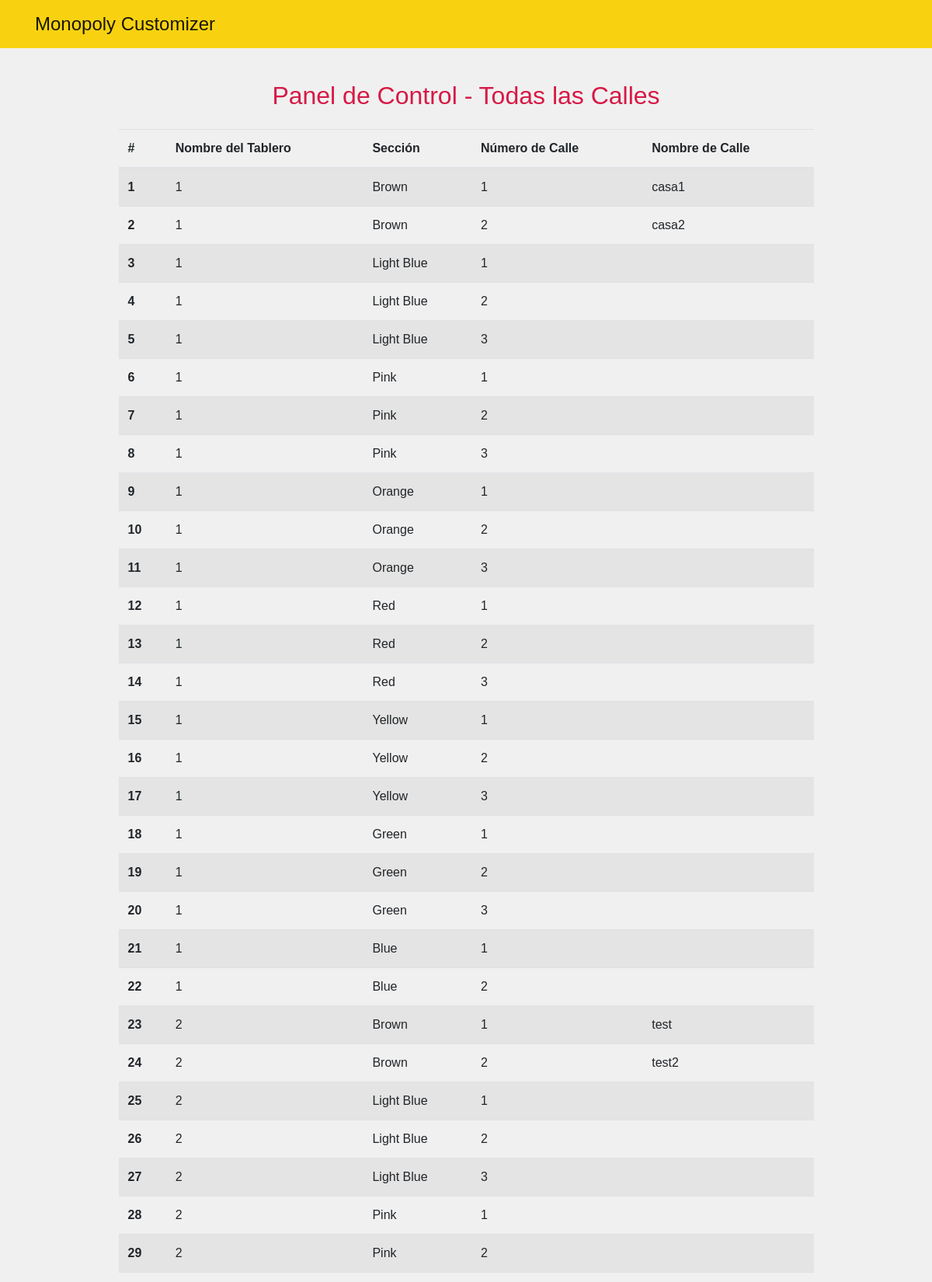
The app's page /dashboard2 (upper part) with its own data.
### tables this page shows
CREATE TABLE streets (
    id INTEGER PRIMARY KEY AUTOINCREMENT,
    board_id INTEGER,
    section_name TEXT,
    street_number INTEGER,
    street_name TEXT,
    FOREIGN KEY (board_id) REFERENCES boards (id)
);

### app.py (the view)
@app.route('/dashboard2')
def dashboard2():
    conn = sqlite3.connect('monopoly.db')
    c = conn.cursor()
    c.execute('SELECT * FROM streets')
    streets = c.fetchall()
    conn.close()
    return render_template('dashboard2.html', streets=streets)

### templates/dashboard2.html
{% extends 'base.html' %}
{% block content %}
<div class="container mt-5">
    <h2 style="color: #d61a46; text-align: center;">Panel de Control - Todas las Calles</h2>
    <div class="row mt-4">
        <div class="col-md-10 offset-md-1">
            <table class="table table-striped">
                <thead>
                    <tr>
                        <th scope="col">#</th>
                        <th scope="col">Nombre del Tablero</th>
                        <th scope="col">Sección</th>
                        <th scope="col">Número de Calle</th>
                        <th scope="col">Nombre de Calle</th>
                    </tr>
                </thead>
                <tbody>
                    {% for street in streets %}
                        <tr>
                            <th scope="row">{{ loop.index }}</th>
                            <td>{{ street[1] }}</td>
                            <td>{{ street[2] }}</td>
                            <td>{{ street[3] }}</td>
                            <td>{{ street[4] }}</td>
                        </tr>
                    {% endfor %}
                </tbody>
            </table>
        </div>
    </div>
</div>
{% endblock %}

### static/css/styles.css (style rules this page uses)
body { padding-top: 56px; font-family: 'Helvetica', sans-serif; background-color: #f0f0f0; }
h2 { font-family: 'Monopoly', sans-serif; color: #d61a46; }
.mt-5 { margin-top: 3rem !important; }

### records on screen
streets: board "1", section_name "Brown", street_number "1", street_name "casa1"
streets: board "1", section_name "Brown", street_number "2", street_name "casa2"
streets: board "1", section_name "Light Blue", street_number "1"
streets: board "1", section_name "Light Blue", street_number "2"
streets: board "1", section_name "Light Blue", street_number "3"
streets: board "1", section_name "Pink", street_number "1"
streets: board "1", section_name "Pink", street_number "2"
streets: board "1", section_name "Pink", street_number "3"
streets: board "1", section_name "Orange", street_number "1"
streets: board "1", section_name "Orange", street_number "2"
streets: board "1", section_name "Orange", street_number "3"
streets: board "1", section_name "Red", street_number "1"
streets: board "1", section_name "Red", street_number "2"
streets: board "1", section_name "Red", street_number "3"
streets: board "1", section_name "Yellow", street_number "1"
streets: board "1", section_name "Yellow", street_number "2"
streets: board "1", section_name "Yellow", street_number "3"
streets: board "1", section_name "Green", street_number "1"
streets: board "1", section_name "Green", street_number "2"
streets: board "1", section_name "Green", street_number "3"
streets: board "1", section_name "Blue", street_number "1"
streets: board "1", section_name "Blue", street_number "2"
streets: board "2", section_name "Brown", street_number "1", street_name "test"
streets: board "2", section_name "Brown", street_number "2", street_name "test2"
streets: board "2", section_name "Light Blue", street_number "1"
streets: board "2", section_name "Light Blue", street_number "2"
streets: board "2", section_name "Light Blue", street_number "3"
streets: board "2", section_name "Pink", street_number "1"
streets: board "2", section_name "Pink", street_number "2"
